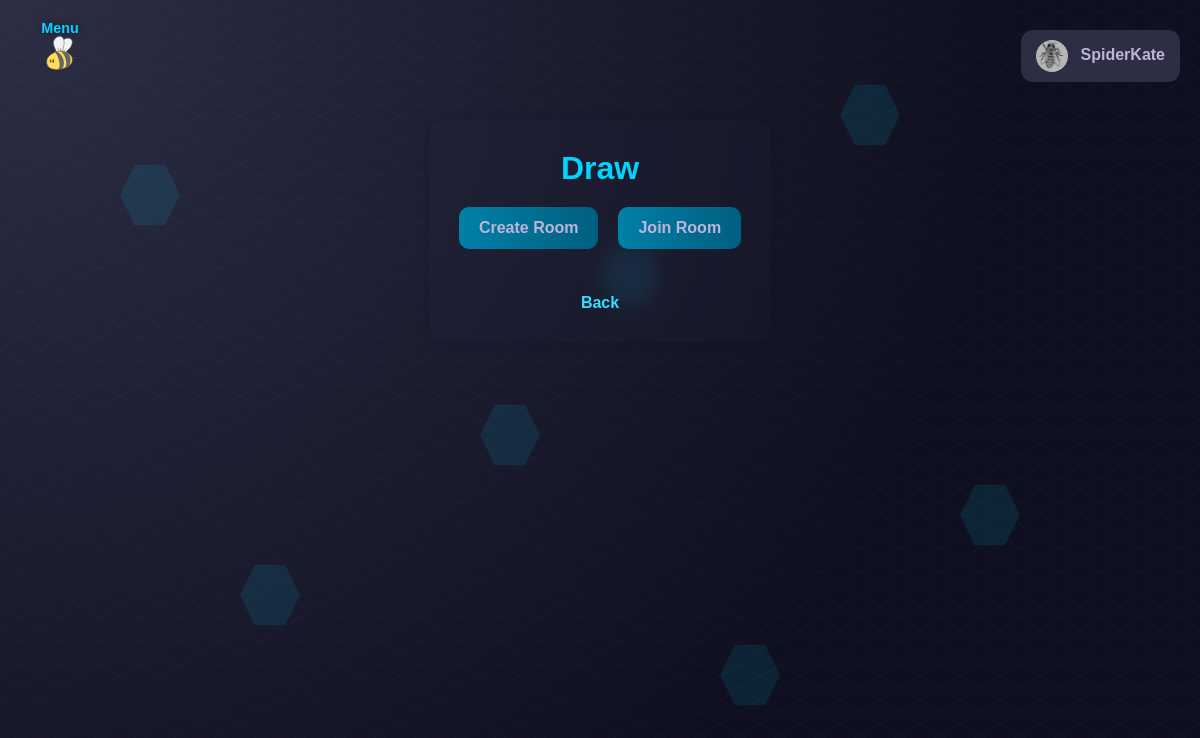
The app's page /option (signed in) with its own data.
### tables this page shows
CREATE TABLE users (
    id INTEGER PRIMARY KEY AUTOINCREMENT,
    name TEXT,
    surname TEXT,
    username TEXT NOT NULL,
    email TEXT NOT NULL,
    password TEXT NOT NULL,
    dob TEXT NOT NULL,
    bio TEXT,
    avatar_path TEXT,
    social_links TEXT,
    last_login_at TEXT,
    bee_points INTEGER DEFAULT 5000,
    deleted INTEGER DEFAULT 0,
    deleted_at TEXT,
    recovery_username TEXT
);

### app.py (the view)
@app.route('/option')
@login_required
def option():
    return render_template('drawOption.html')

### app.py (called while the page is built)
def login_required(f):
    @wraps(f)
    def decorated(*args, **kwargs):
        if 'username' not in session:
            flash_translated("flash.login_first", "error")
            return redirect(url_for("login"))
        return f(*args, **kwargs)
    return decorated

@app.before_request
def load_logged_in_user():
    g.avatar_path = None
    g.user_theme = 'bee'
    g.user_language = session.get("user_language", "en")
    g.trans = translations
    username = session.get('username')
    if username:
        conn = sqlite3.connect('beevy.db')
        cursor = conn.cursor()
        cursor.execute("SELECT avatar_path FROM users WHERE username=?", (username,))
        row = cursor.fetchone()
        if row and row[0]:
            g.avatar_path = row[0]
        cursor.execute("SELECT theme FROM preferences WHERE user_id = (SELECT id FROM users WHERE username=?)", (username,))
        pref_row = cursor.fetchone()
        if pref_row and pref_row[0]:
            g.user_theme = pref_row[0]
        conn.close()

@app.context_processor
def inject_t():
    def t(key, **kwargs):
        text = translations.get(key, g.user_language, default=key)
        if kwargs:
            text = text.format(**kwargs)
        return text
    return dict(t=t)

### translations.py (called while the page is built)
    def get(self, key, language='en', default=''):
        if language not in self.strings:
            language = 'en'  # Fallback to English
        keys = key.split('.')
        value = self.strings.get(language, {})
        for k in keys:
            if isinstance(value, dict):
                value = value.get(k)
            else:
                return default
        return value if value else default

### templates/drawOption.html (shortened to what this page needs)
{% extends "base.html" %}
{% block extra_css %}
<link rel="stylesheet" href="/static/css/option.css">
{% endblock %}
{% block content %}
<div class="draw-container">
    <h1 class="draw-title">{{ t('draw.title') }}</h1>
    <div class="draw-links">
        <a href="/create" class="draw-btn">{{ t('draw.create_room') }}</a>
        <a href="/join" class="draw-btn">{{ t('draw.join_room') }}</a>
    </div>
    <a href="{{ url_for('index') }}" class="draw-back">
        {{ t('buttons.back') }}
    </a>
</div>
{% endblock %}

### templates/base.html (shortened to what this page needs)
<!DOCTYPE html>
<html lang="en">
<head>
    <link rel="stylesheet" href="/static/css/base.css">
    {% if g.user_theme and g.user_theme != 'bee' %}
        <link rel="stylesheet" href="/static/css/theme-{{ g.user_theme }}.css">
    {% endif %}
    {% block extra_css %}{% endblock %}
</head>
<div class="hex-bg-container">
        <div class="hex-bg" style="--x:10%; --y:20%; --delay:0s;"></div>
        <div class="hex-bg" style="--x:50%; --y:30%; --delay:1s;"></div>
        <div class="hex-bg" style="--x:80%; --y:60%; --delay:2s;"></div>
        <div class="hex-bg" style="--x:20%; --y:70%; --delay:3s;"></div>
        <div class="hex-bg" style="--x:70%; --y:10%; --delay:4s;"></div>
        <div class="hex-bg" style="--x:40%; --y:50%; --delay:5s;"></div>
        <div class="hex-bg" style="--x:60%; --y:80%; --delay:6s;"></div>
    </div>
<body class="{{ page }}">
<img src="/static/images/beee.svg" id="bee-toggle" class="bee-toggle" onclick="toggleSidebar()" alt="bee toggle" title="Menu">
<div class="menu-label">Menu</div>
    {% if session.username %}
<div class="user-menu">
    <div class="user-menu-button" onclick="toggleMenu()">
        {% if g.avatar_path %}
            <div style="position: relative; display: inline-block;">
                <img src="{{ url_for('static', filename=g.avatar_path) }}" class="user-avatar">
                <div style="position: absolute; top:0; left:0; width:100%; height:100%;"></div>
            </div>
        {% else %}
            <div style="position: relative; display: inline-block;">
                <img src="{{ url_for('static', filename='images/default_avatar.png') }}" class="user-avatar">
                <div style="position: absolute; top:0; left:0; width:100%; height:100%;"></div>
            </div>
        {% endif %}
        {{ session.get('username') }}
    </div>
</div>
{% endif %}
<div class="app">
    <main class="content">
        {% block content %}{% endblock %}
    </main>
</div>
</body>
</html>

### static/css/theme-dark.css (style rules this page uses)
:root { --primary-bg: #1a1a2e; --primary-bg-light: #2d2d44; --primary-bg-dark: #0f0f1f; --primary-text: #beb4d8; --text-main: #beb4d8; --text-muted: rgb(190 180 216 / 60%); --accent-color: #00d4ff; --accent-light: #33e0ff; --accent: #00d4ff; --glass-bg: rgb(45 45 68 / 12%); --glass-bg-light: rgb(45 45 68 / 18%); --glass-border: rgb(0 212 255 / 20%); --glass-border-light: rgb(0 212 255 / 30%); --glass-blur: blur(6px); --tool-filter: invert(70%) sepia(100%) saturate(3480%) hue-rotate(245deg) brightness(43%) contrast(50%); --bucket-filter: invert(70%) sepia(100%) saturate(3480%) hue-rotate(235deg) brightness(43%) contrast(50%); --tool-filter-hover: invert(70%) sepia(100%) saturate(7480%) hue-rotate(205deg) brightness(183%) contrast(130%); --bucket-filter-hover: invert(32%) sepia(90%) saturate(2000%) hue-rotate(165deg) brightness(90%) contrast(600%); --span-muted-filter: var(--accent-color); --shadow-accent: 0 0 10px rgb(0 212 255 / 40%); --btn-bg: linear-gradient(90deg, #0080a8, #005f80); --btn-bg-hover: linear-gradient(90deg, #00a0cc, #007aa3); --btn-shadow-hover: 0 0 10px rgb(0 212 255 / 40%); --sidebar-bg: rgb(15 15 31 / 40%); --sidebar-border: rgb(0 212 255 / 15%); --input-bg: rgb(45 45 68 / 20%); --input-bg-focus: rgb(45 45 68 / 30%); --input-border: rgb(0 212 255 / 30%); --input-border-focus: #00d4ff; --input-shadow-focus: 0 0 10px rgb(0 212 255 / 40%); --msg-info-bg: rgb(147 197 253 / 12%); --msg-info-text: #8ccaff; --msg-info-outline: rgb(147 197 253 / 40%); --msg-success-bg: rgb(111 207 151 / 12%); --msg-success-text: #7cd9a3; --msg-success-outline: rgb(111 207 151 / 40%); --msg-error-bg: rgb(248 113 113 / 12%); --msg-error-text: #ff8a8a; --msg-error-outline: rgb(248 113 113 / 40%); --hex-bg: rgb(0 212 255 / 10%); --radius: 18px; --radius-md: 15px; --radius-sm: 12px; --radius-xs: 10px; --transition: 0.3s; }

### static/css/option.css (style rules this page uses)
.draw-container { max-width: 600px; margin: 40px auto; padding: 30px; background: var(--glass-bg); backdrop-filter: blur(10px); box-shadow: 0 0 10px color-mix(in srgb, var(--bg-dark) 25%, transparent); border-radius: var(--radius-md); }
.draw-title { font-size: 2rem; margin-bottom: 20px; color: var(--accent); }
.draw-links { display: flex; justify-content: center; gap: 20px; margin-bottom: 25px; }
.draw-btn { background: var(--btn-bg); padding: 12px 20px; border-radius: var(--radius-xs); color: var(--text-main); font-weight: bold; transition: var(--transition); }
.draw-back { display: inline-block; margin-top: 20px; color: var(--accent-light); text-decoration: none; font-weight: bold; }

### records on screen
users: avatar_path (picture), get "SpiderKate"

### other values on screen
{{ t('draw.title') }} "Draw"
{{ t('draw.create_room') }} "Create Room"
{{ t('draw.join_room') }} "Join Room"
{{ t('buttons.back') }} "Back"
